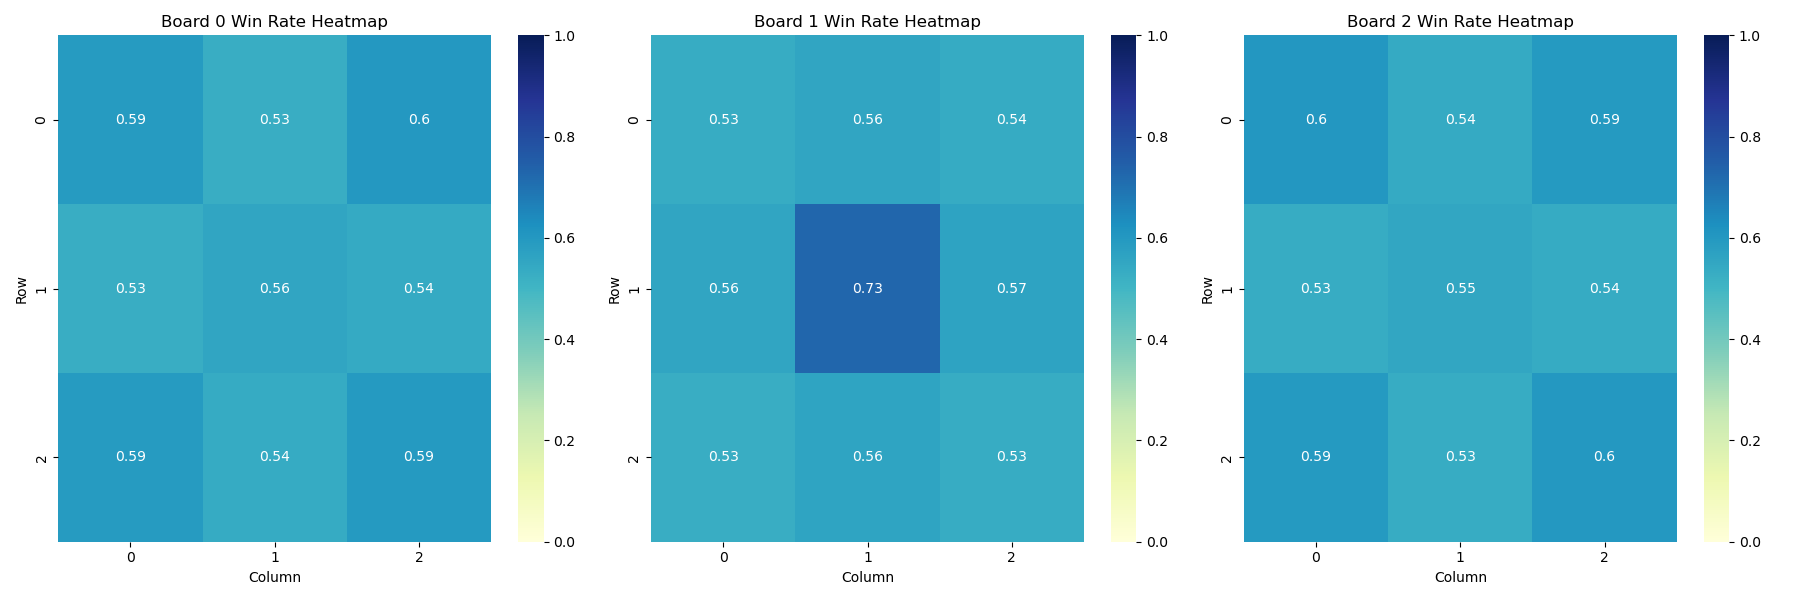

Generate this figure with Python:
import pandas as pd
import seaborn as sns
import matplotlib
matplotlib.use('Agg') 
import matplotlib.pyplot as plt

# Read CSV data
df = pd.read_csv("opening_moves5.csv")

# Calculate win rate
df["win_rate"] = df["wins"] / df["total_games"]

# Create a figure with subplots for each board
fig, axes = plt.subplots(1, 3, figsize=(18, 6))

# Plot heatmaps for all 3 boards
for board in range(3):
    # Filter data for the current board
    board_data = df[df["board"] == board]
    
    # Pivot to create a 3x3 grid for rows and columns
    heatmap_data = board_data.pivot_table(
        index="row", 
        columns="column", 
        values="win_rate", 
        fill_value=0  # Handle missing combinations
    )
    
    # Plot heatmap
    sns.heatmap(
        heatmap_data, 
        annot=True, 
        cmap="YlGnBu", 
        vmin=0, 
        vmax=1,  # Fix color scale between 0% and 100%
        ax=axes[board]
    )
    axes[board].set_title(f"Board {board} Win Rate Heatmap")
    axes[board].set_xlabel("Column")
    axes[board].set_ylabel("Row")

plt.tight_layout()
plt.savefig("heatmap5.png")